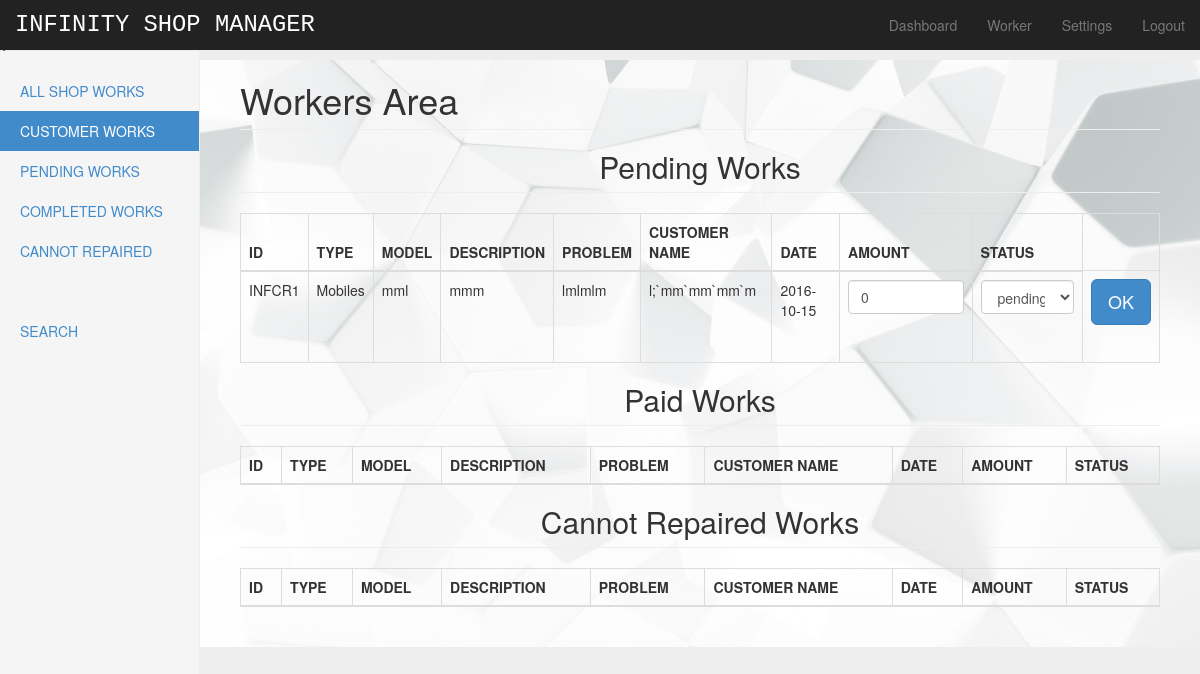
Page /php/d_works.php on the committed database.
### tables this page shows
CREATE TABLE IF NOT EXISTS `customer` (
  `id` int(100) NOT NULL AUTO_INCREMENT,
  `name` varchar(50) NOT NULL,
  `contact` varchar(100) NOT NULL,
  `place` varchar(50) NOT NULL,
  `type` varchar(50) NOT NULL,
  `model` varchar(50) NOT NULL,
  `description` varchar(100) NOT NULL,
  `problem` varchar(50) NOT NULL,
  `amount` int(11) NOT NULL,
  `status` varchar(50) NOT NULL,
  `date` date NOT NULL,
  `password` varchar(100) NOT NULL,
  `payment` int(11) NOT NULL,
  PRIMARY KEY (`id`)
);

### php/d_works.php (the view, shortened to what this page needs)
<!DOCTYPE html>
<html lang="en">
  <head>
    <link href="css/bootstrap.min.css" rel="stylesheet">
    <link href="css/dashboard.css" rel="stylesheet">
  </head>
  <script src="m/dist/sweetalert.min.js"></script> <link rel="stylesheet" type="text/css" href="m/dist/sweetalert.css">
<body >
    <div class="navbar navbar-inverse navbar-fixed-top" role="navigation">
      <div class="container-fluid">
        <div class="navbar-header">
          <a class="navbar-brand" href="#">INFINITY SHOP MANAGER</a>
        </div>
        <div class="navbar-collapse collapse">
          <ul class="nav navbar-nav navbar-right">
            <li><a class= "active" href="home.php">Dashboard</a></li>
            <li><a href="worker.php">Worker</a></li>
            <li><a href="settings.php">Settings</a></li>
            <li><a href="logout.php">Logout</a></li>
          </ul>
        </div>
      </div>
    </div>
   < <div class="container-fluid">
      <div class="row">
        <div  class="col-sm-3 col-md-2 sidebar" >
          <ul class="nav nav-sidebar">
              <li ><a href="worker.php">ALL SHOP WORKS</a></li>
            <li class="active"><a href="d_works.php">CUSTOMER WORKS</a></li>
            <li><a href="pending.php">PENDING WORKS</a></li>
            <li><a href="completed.php">COMPLETED WORKS</a></li>
            <li><a href="cannot.php">CANNOT REPAIRED</a></li>
            <br><br>
             <li><a href="search.php">SEARCH</a></li>
          </ul>
        </div>
        <div class="col-sm-9 col-sm-offset-3 col-md-10 col-md-offset-2 main" style="background-image:url('images/1.jpg') ;background-repeat: no-repeat; background-position: center;background-size: cover;">
          <h1 class="page-header">Workers Area</h1>
          <center><h2 class="page-header">Pending Works</h1></center>
          <?Php
		            $con=mysqli_connect("localhost","infinity","949510","infinity");
					$q="SELECT * FROM `customer` where status='pending';";
					$res=mysqli_query($con,$q);
					echo "
          <div class='table-responsive'>
            <table class='table table-bordered'>
              <thead>
                <tr>
                  <th>ID</th>
                  <th>TYPE</th>
                  <th>MODEL</th>
                  <th>DESCRIPTION</th>
                  <th>PROBLEM</th>
				  <th>CUSTOMER NAME</th>
				 <th>DATE</th>
				  <th>AMOUNT</th>
				   <th>STATUS</th>
                </tr>
              </thead>
              <tbody>";
					while($row=mysqli_fetch_array($res))
					{
						$id=$row['id'];
						$name=$row['name'];
						$type=$row['type'];
						$model=$row['model'];
						$des=$row['description'];
						$pblm=$row['problem'];
						$dte=$row['date'];
						$amnt=$row['amount'];
						$status=$row['status'];
						echo " <form class='form-signin' role='form' action='work_submit_d.php' method='post'><tr>
                  <td>INFCR$id</td>
				  <td>$type</td>
                  <td>$model</td>
                  <td>$des</td>
				  <td>$pblm</td>
                <td>  $name</td>
				<td>$dte</td>
                  <td>
        <input type='text' class='form-control' placeholder='$amnt' name='amount' value='$amnt' ><br>
         <input type='hidden' name=id value='$id' ><br>
</td>
                  <td>    <select class='form-control' class='form-control' name='status' required > <option >$status
    </option  >";
	  echo "
	</select>
</td>       <td>
         <button class='btn btn-lg btn-primary btn-block' type='submit'>OK</button>
</form>
</td>
                </tr>";
					}
?>
              </tbody>
            </table>
</div>
<center><h2 class="page-header">Paid Works</h1></center>
          <?Php
					echo "
          <div class='table-responsive'>
            <table class='table table-bordered'>
              <thead>
                <tr>
                  <th>ID</th>
                  <th>TYPE</th>
                  <th>MODEL</th>
                  <th>DESCRIPTION</th>
                  <th>PROBLEM</th>
				  <th>CUSTOMER NAME</th>
				 <th>DATE</th>
				  <th>AMOUNT</th>
				   <th>STATUS</th>
                </tr>
              </thead>
              <tbody>";
?>
              </tbody>
            </table>
            <center><h2 class="page-header">Cannot Repaired Works</h1></center>
          <?Php
					echo "
          <div class='table-responsive'>
            <table class='table table-bordered'>
              <thead>
                <tr>
                  <th>ID</th>
                  <th>TYPE</th>
                  <th>MODEL</th>
                  <th>DESCRIPTION</th>
                  <th>PROBLEM</th>
				  <th>CUSTOMER NAME</th>
				 <th>DATE</th>
				  <th>AMOUNT</th>
				   <th>STATUS</th>
                </tr>
              </thead>
              <tbody>";
?>
              </tbody>
            </table>
  </body>
</html>

### php/css/dashboard.css (style rules this page uses)
body { padding-top: 50px; }
.navbar-fixed-top { border: 0; }
.navbar-brand { font-family: monospace; font-size: 170%; color: white; }
.sidebar { display: none; }
@media (min-width: 768px) { .sidebar { position: fixed; top: 51px; bottom: 0; left: 0; z-index: 1000; display: block; padding: 20px; overflow-x: hidden; overflow-y: auto; background-color: #f5f5f5; border-right: 1px solid #eee; } }
.nav-sidebar { margin-right: -21px; margin-bottom: 20px; margin-left: -20px; }
.nav-sidebar > li > a { padding-right: 20px; padding-left: 20px; }
.nav-sidebar > .active > a, .nav-sidebar > .active > a:hover, .nav-sidebar > .active > a:focus { color: #fff; background-color: #428bca; }
.main { padding: 20px; }
@media (min-width: 768px) { .main { padding-right: 40px; padding-left: 40px; } }
.main .page-header { margin-top: 0; }
body { padding-top: 40px; padding-bottom: 40px; background-color: #eee; }
.form-signin { max-width: 730px; padding: 15px; margin: 0 auto; }

### rows in the picture
customer: id "1", type "Mobiles", model "mml", description "mmm", problem "lmlmlm", name "l;`mm`mm`mm`m", date "2016-10-15", amount "0", status "pending"
